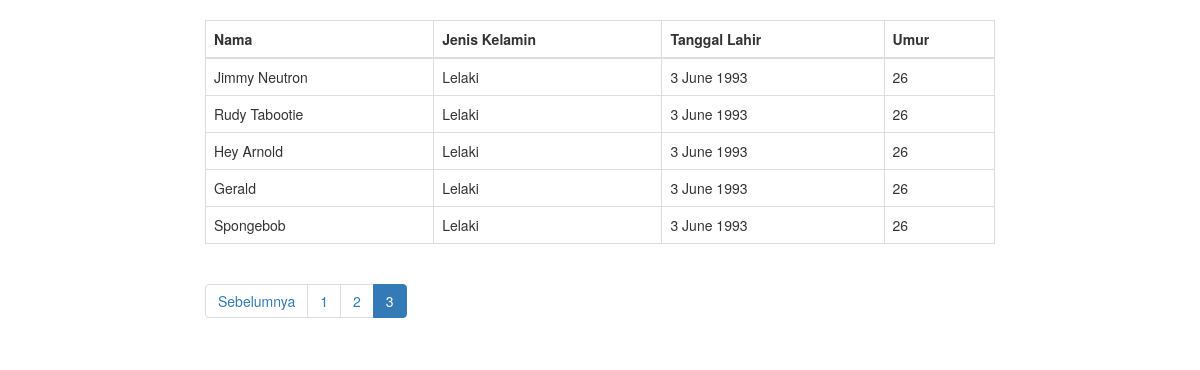
The app's page /index.php/10 with its own data.
### tables this page shows
CREATE TABLE `pengguna` (
  `id` int(11) NOT NULL,
  `nama` varchar(50) NOT NULL,
  `umur` int(3) NOT NULL,
  `tanggal_lahir` datetime DEFAULT NULL,
  `jenis_kelamin` varchar(10) DEFAULT NULL
);

### index.php (called while the page is built, shortened)
<?php
require_once BASEPATH.'core/CodeIgniter.php';

### application/models/Pagination_model.php (called while the page is built)
<?php defined('BASEPATH') OR exit ('No direct script access allowed');
class Pagination_model extends CI_Model {
     public function getAll()
     {
          $this->db->select('*');
          $this->db->from('pengguna');
          $this->db->order_by('id', 'ASC');
          return $this->db->get();
     }
     public function getDataPagination($limit, $offset)
{
     $this->db->select('*');
     $this->db->from('pengguna');
     $this->db->order_by('id', 'ASC');
     $this->db->limit($limit, $offset);
     return $this->db->get();
}
}

### application/views/pagination.php (the view, shortened to what this page needs)
<!DOCTYPE html>
<html>
<head>
     <link rel="stylesheet" href="https://stackpath.bootstrapcdn.com/bootstrap/3.4.1/css/bootstrap.min.css">
</head>
<body>
     <div class="row">
          <div class="col-md-offset-2 col-md-8">
               <table class="table table-bordered" border="1" cellspacing="0" cellpadding="5">
                    <thead>
                         <tr>
                              <th>Nama</th>
                              <th>Jenis Kelamin</th>
                              <th>Tanggal Lahir</th>
                              <th>Umur</th>
                         </tr>
                    </thead>
                    <tbody>
                         <?php foreach($semua_pengguna as $pengguna): ?>
                              <tr>
                                   <td><?php echo $pengguna->nama; ?></td>
                                   <td><?php echo $pengguna->jenis_kelamin; ?></td>
                                   <td><?php echo date('j F Y', strtotime($pengguna->tanggal_lahir)); ?></td>
                                   <td><?php echo $pengguna->umur; ?></td>
                              </tr>
                         <?php endforeach; ?>
                    </tbody>
               </table>
               <nav aria-label="Page navigation">
                    <?php echo $this->pagination->create_links(); ?>
               </nav>
          </div>
     </div>
</body>
</html>

### application/views/pagination.php (style rules this page uses)
body { margin-top: 20px; }

### records on screen
pengguna: nama "Jimmy Neutron", jenis_kelamin "Lelaki", tanggal_lahir "3 June 1993", umur "26"
pengguna: nama "Rudy Tabootie", jenis_kelamin "Lelaki", tanggal_lahir "3 June 1993", umur "26"
pengguna: nama "Hey Arnold", jenis_kelamin "Lelaki", tanggal_lahir "3 June 1993", umur "26"
pengguna: nama "Gerald", jenis_kelamin "Lelaki", tanggal_lahir "3 June 1993", umur "26"
pengguna: nama "Spongebob", jenis_kelamin "Lelaki", tanggal_lahir "3 June 1993", umur "26"

### other values on screen
$this->pagination->create_links() "Sebelumnya 1 2 3"
